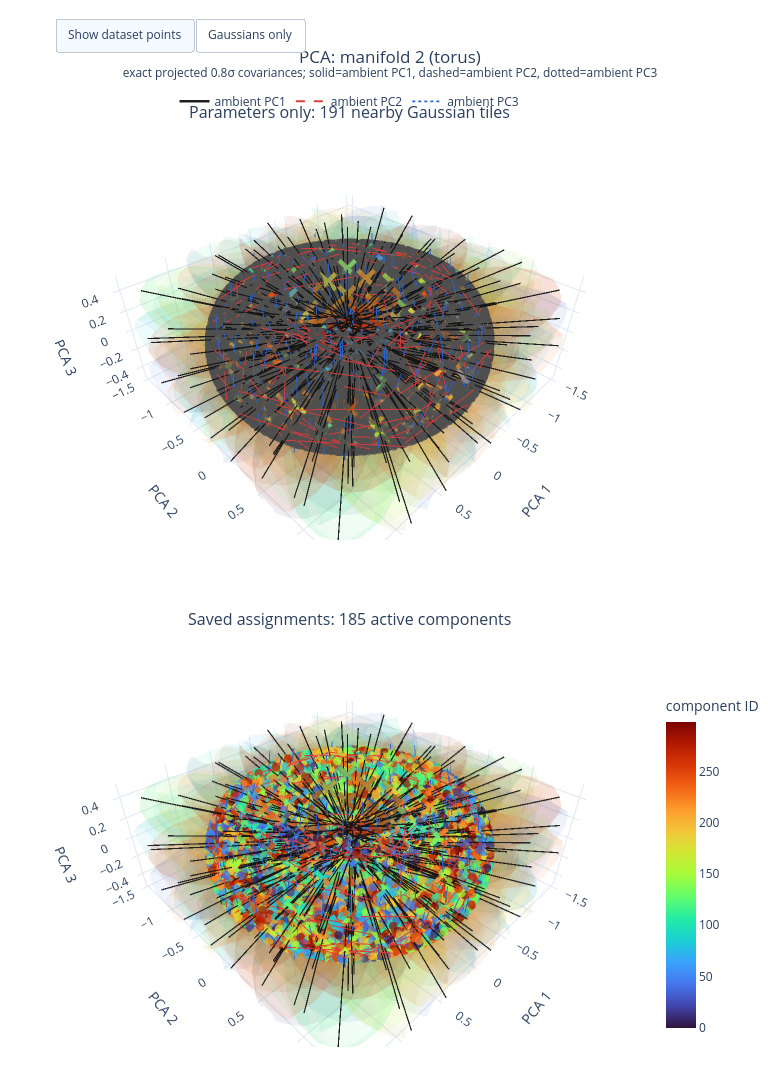

The cell this chart's notebook holds for it:
### Code cell
if RUN_PCA:
    from sklearn.decomposition import PCA

    pca = PCA(n_components=N_COMPONENTS, svd_solver=PCA_SVD_SOLVER)
    pca_points = pca.fit_transform(manifold_points_np)
    pca_means = pca.transform(means_np)
    pca_basis = pca.components_
    pca_covariances = np.einsum(
        "pd,kde,qe->kpq", pca_basis, covariances_np, pca_basis, optimize=True
    )
    pca_pc_directions = np.einsum(
        "pd,kdr->krp", pca_basis, ambient_pc_vectors_np, optimize=True
    )
    validate_projected_tiles(pca_means, pca_covariances, pca_pc_directions)

    display(pd.DataFrame({
        "PCA axis": np.arange(1, N_COMPONENTS + 1),
        "explained_variance_ratio": pca.explained_variance_ratio_,
        "cumulative": np.cumsum(pca.explained_variance_ratio_),
    }))
    pca_figure = plot_projection_pair(
        pca_points,
        pca_means,
        pca_covariances,
        pca_pc_directions,
        method_name="PCA",
        note=(
            f"exact projected {ELLIPSE_N_STD:g}σ covariances; "
            "solid=ambient PC1, dashed=ambient PC2"
            + (", dotted=ambient PC3" if N_COMPONENTS == 3 else "")
        ),
    )
